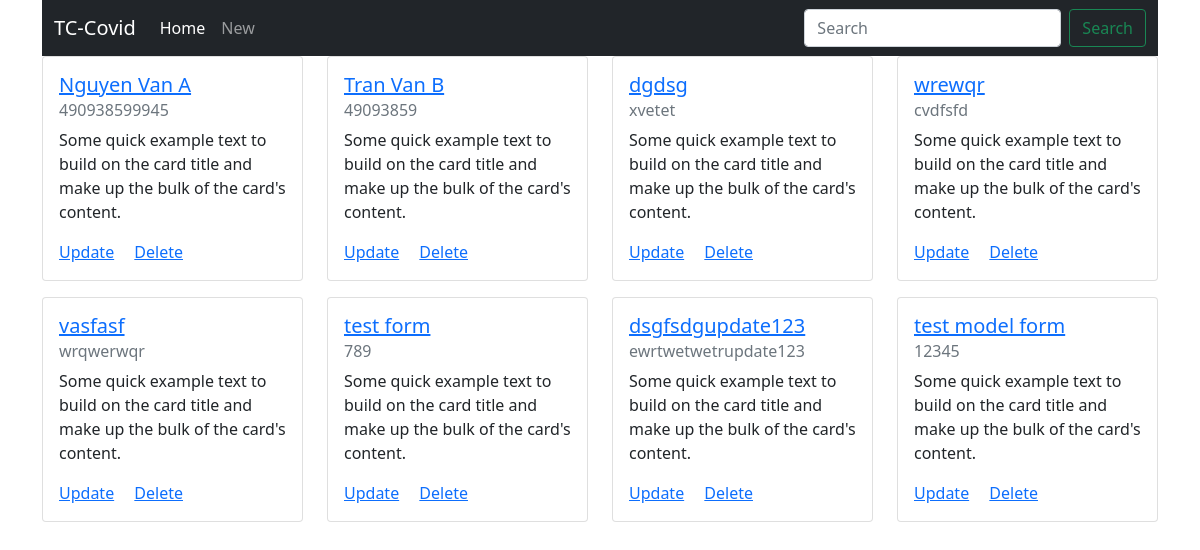
The app's page /tiemchung/, older data.
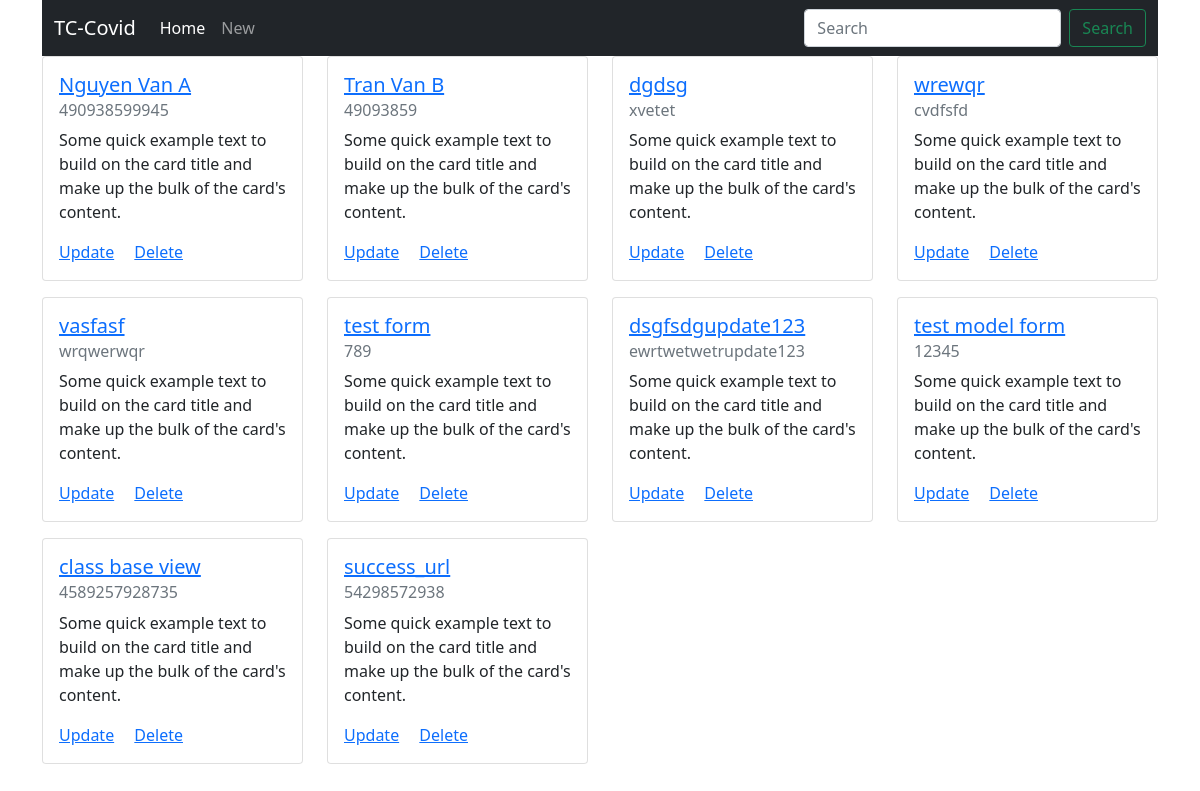
The same page, newer data.
### tiemchung/models.py (models this page shows, shortened)
class Dan(models.Model):
    cccd = models.CharField(max_length=20, unique=True)
    ten = models.CharField(max_length=50)
    class Meta:
        verbose_name_plural = 'Dan'

### tiemchung/views.py (the view)
# urls.py: path('', DanListView.as_view(), name='dan-list'),
class DanListView(generic.ListView):
    template_name = 'tiemchung/list.html'
    queryset = Dan.objects.all()

### tiemchung/templates/tiemchung/list.html (shortened to what this page needs)
{% extends "base.html" %}
{% block content %}
<div class="row">
{% for dan in object_list %}
    <div class="col col-3 mb-3">
        <div class="card" style="">
        <div class="card-body">
            <h5 class="card-title"><a href="{% url 'tiemchung:dan-detail' dan.pk %}">{{ dan.ten }}</a></h5>
            <h6 class="card-subtitle mb-2 text-muted">{{ dan.cccd }}</h6>
            <p class="card-text">Some quick example text to build on the card title and make up the bulk of the card's content.</p>
            <a href="{% url 'tiemchung:dan-update-model-form' dan.pk %}" class="card-link">Update</a>
            <a href="{% url 'tiemchung:dan-delete' dan.pk %}" class="card-link">Delete</a>
        </div>
        </div>
    </div>
{% endfor %}
</div>
{% endblock content %}

### templates/base.html (shortened to what this page needs)
<!doctype html>
<html lang="en">
  <head>
    <link href="https://cdn.jsdelivr.net/npm/bootstrap@5.1.1/dist/css/bootstrap.min.css" rel="stylesheet">
  </head>
  <body>
    <div class="container">
    {% include 'snippets/navbar.html' %}
    {% block content %}{% endblock content %}
    </div>
  </body>
</html>

### templates/snippets/navbar.html (shortened to what this page needs)
<nav class="navbar navbar-expand-lg navbar-dark bg-dark">
  <div class="container-fluid">
    <a class="navbar-brand" href="{% url 'dashboard' %}">TC-Covid</a>
    <div class="collapse navbar-collapse" id="navbarSupportedContent">
      <ul class="navbar-nav me-auto mb-2 mb-lg-0">
        <li class="nav-item">
          <a class="nav-link active" aria-current="page" href="{% url 'tiemchung:dan-list' %}">Home</a>
        </li>
        <li class="nav-item">
          <a class="nav-link" href="{% url 'tiemchung:dan-create' %}">New</a>
        </li>
      </ul>
      <form class="d-flex">
        <input class="form-control me-2" type="search" placeholder="Search" aria-label="Search">
        <button class="btn btn-outline-success" type="submit">Search</button>
      </form>
    </div>
  </div>
</nav>

Row changes from the older to the newer data that the page shows:
added Dan: ten "class base view", cccd "4589257928735"
added Dan: ten "success_url", cccd "54298572938"
